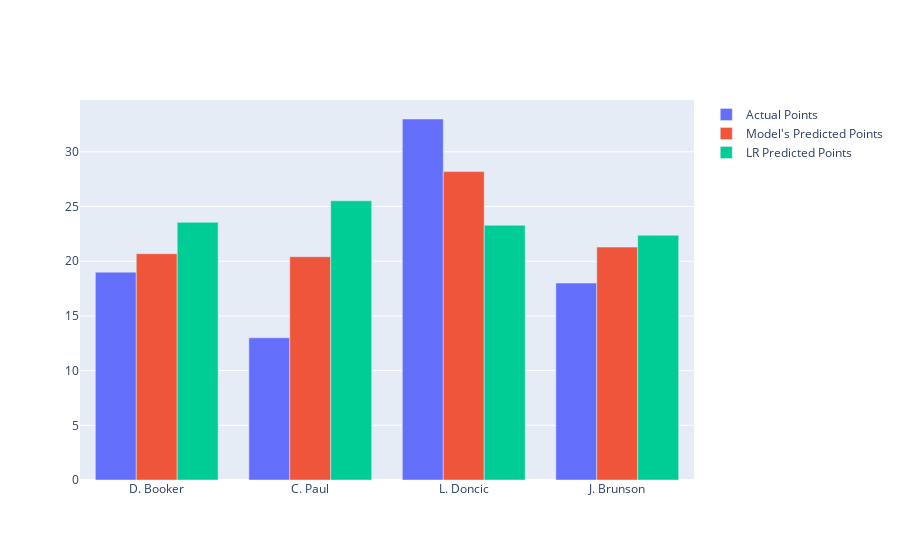

Here is the notebook cell this chart was saved with:
### Code cell
df = pd.DataFrame(matchups, columns=['PLAYER_ID', 'TEAM_ID', 'KERAS_PTS', 'LR_PTS', 'ACTUAL_PTS'])
df

players = ['D. Booker', 'C. Paul', 'L. Doncic', 'J. Brunson']

fig = go.Figure(data=[
    go.Bar(name='Actual Points', x=players, y=df['ACTUAL_PTS']),
    go.Bar(name='Model\'s Predicted Points', x=players, y=df['KERAS_PTS']),
    go.Bar(name='LR Predicted Points', x=players, y=df['LR_PTS'])
])
fig.update_layout(barmode='group')
fig.show()

### Figure 1 — Plotly figure (JSON) as saved in the notebook; plotly's stock layout.template omitted (floating-point values rounded to 4 significant figures)
{"data": [{"name": "Actual Points", "type": "bar", "x": ["D. Booker", "C. Paul", "L. Doncic", "J. Brunson"], "y": [19, 13, 33, 18]}, {"name": "Model's Predicted Points", "type": "bar", "x": ["D. Booker", "C. Paul", "L. Doncic", "J. Brunson"], "y": [20.69, 20.42, 28.19, 21.29]}, {"name": "LR Predicted Points", "type": "bar", "x": ["D. Booker", "C. Paul", "L. Doncic", "J. Brunson"], "y": [23.55, 25.52, 23.29, 22.38]}], "layout": {"barmode": "group"}}
